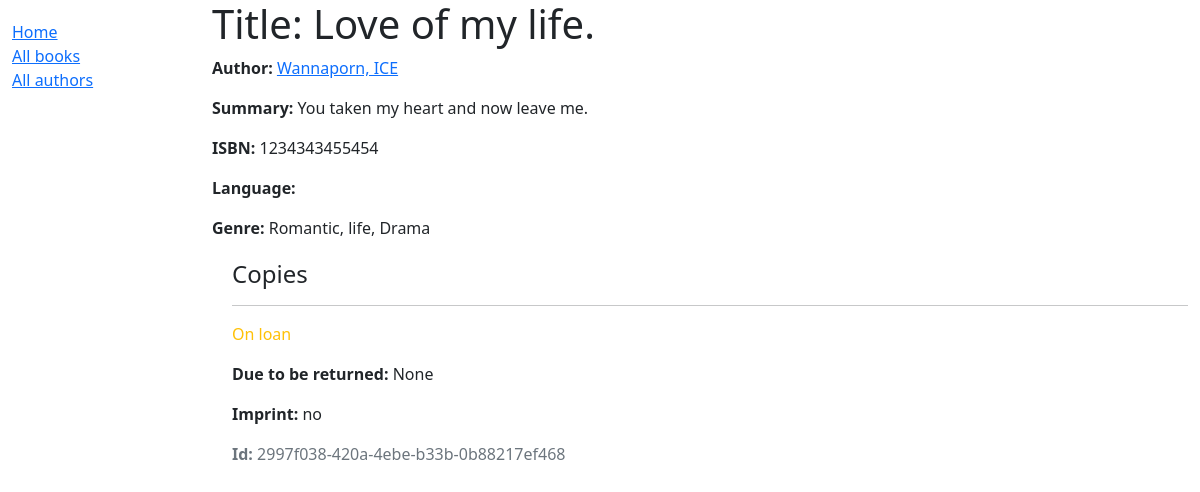
/catalog/books/2, run on an earlier commit of the app's database.
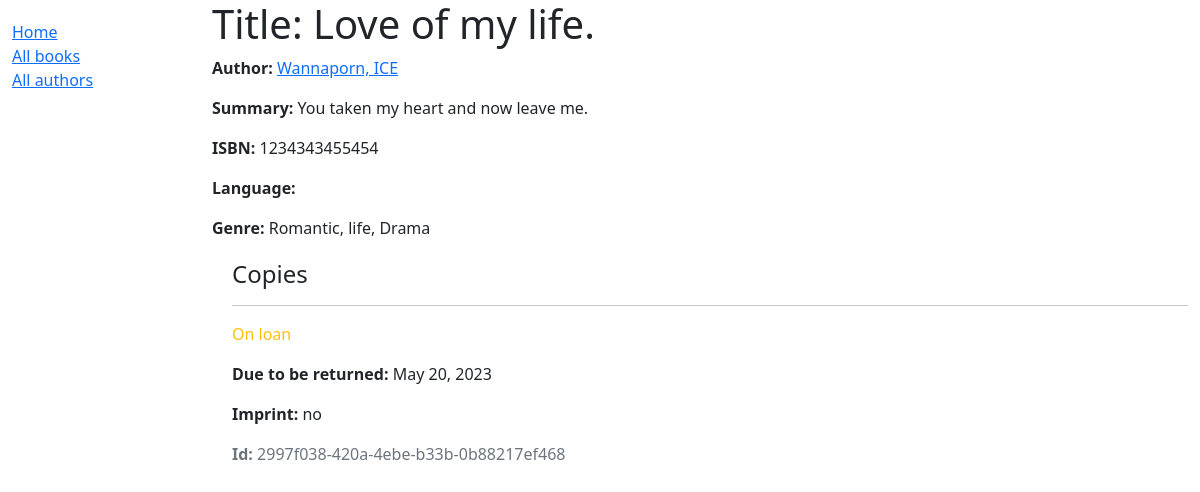
And on a later commit of the database.
### catalog/models.py (models this page shows, shortened)
class Book(models.Model):
    title = models.CharField(max_length=200)
    author = models.ForeignKey('Author', on_delete=models.SET_NULL, null=True)
    summary = models.TextField(max_length=1000, help_text='Enter a brief description of the book')
    isbn = models.CharField('ISBN', max_length=13, unique=True,
                             help_text='13 Character <a href="https://www.isbn-international.org/content/what-isbn">ISBN number</a>')
    genre = models.ManyToManyField(Genre, help_text='Select a genre for this book')
    def display_genre(self):
        """Create a string for the Genre. This is required to display genre in Admin"""
        return ', '.join(genre.name for genre in self.genre.all()[:3])
    display_genre.short_description = 'หมวดหมู่' # short_description เป็นการกำหนดว่าจะให้แสดงชื่ออะไรใน list display admin.

class Author(models.Model):
    first_name = models.CharField(max_length=100)
    last_name = models.CharField(max_length=100)
    date_of_birth = models.DateField(null=True, blank=True)
    date_of_death = models.DateField('Died', null=True, blank=True)
    class Meta:
        ordering = ['last_name', 'first_name']
    def __str__(self):
        return f'{self.last_name}, {self.first_name}'

class Genre(models.Model):
    name = models.CharField(max_length=200, help_text='Enter a book genre (e.g. Science Fiction)')
    def __str__(self):
        return self.name

class BookInstance(models.Model):
    id = models.UUIDField(primary_key=True, default=uuid.uuid4, help_text='Unique ID for this particular book across whole library')
    book = models.ForeignKey('Book', on_delete=models.RESTRICT, null=True)
    imprint = models.CharField(max_length=200)
    due_back = models.DateField(null=True, blank=True)
    LOAN_STATUS = (
        ('m', 'Maintenance'),
        ('o', 'On loan'),
        ('a', 'Available'),
        ('r', 'Reserved'),
    )
    status = models.CharField(
        max_length=1,
        choices=LOAN_STATUS,
        blank=True,
        default='m',
        help_text='Book availability',
    )
    class Meta:
        ordering = ['due_back']

### catalog/views.py (the view)
# urls.py: path('books/<int:pk>',views.BookDetailView.as_view(), name='book-detail'),
class BookDetailView(generic.DetailView):
  model = Book

### catalog/templates/catalog/book_detail.html (shortened to what this page needs)
{% extends "base.html" %}
{% block content %}
  <h1>Title: {{ book.title }}</h1>
  <p><strong>Author:</strong> <a href="">{{ book.author }}</a></p>
  <p><strong>Summary:</strong> {{ book.summary }}</p>
  <p><strong>ISBN:</strong> {{ book.isbn }}</p>
  <p><strong>Language:</strong> {{ book.language }}</p>
  <p><strong>Genre:</strong> {{ book.genre.all|join:", " }}</p>
  <div style="margin-left:20px;margin-top:20px">
    <h4>Copies</h4>
    {% for copy in book.bookinstance_set.all %}
      <hr />
      <p
        class="{% if copy.status == 'a' %}text-success{% elif copy.status == 'm' %}text-danger{% else %}text-warning{% endif %}">
        {{ copy.get_status_display }}
      </p>
      {% if copy.status != 'a' %}
        <p><strong>Due to be returned:</strong> {{ copy.due_back }}</p>
      {% endif %}
      <p><strong>Imprint:</strong> {{ copy.imprint }}</p>
      <p class="text-muted"><strong>Id:</strong> {{ copy.id }}</p>
    {% endfor %}
  </div>
{% endblock %}

### catalog/templates/base.html (shortened to what this page needs)
<!DOCTYPE html>
<html lang="en">
  <head>
    <link
      href="https://cdn.jsdelivr.net/npm/bootstrap@5.1.3/dist/css/bootstrap.min.css"
      rel="stylesheet"
 />
    {% load static %}
    <link rel="stylesheet" href="{% static 'catalog/css/styles.css' %}" />
  </head>
  <body>
    <div class="container-fluid">
      <div class="row">
        <div class="col-sm-2">
          {% block sidebar %}
            <ul class="sidebar-nav">
              <li><a href="{% url 'index' %}">Home</a></li>
              <li><a href="{% url 'books' %}">All books</a></li>
              <li><a href="">All authors</a></li>
            </ul>
          {% endblock %}
        </div>
        <div class="col-sm-10 ">
          {% block content %}
          {% endblock %}
        </div>
      </div>
    </div>
  </body>
</html>

### catalog/static/catalog/css/styles.css (style rules this page uses)
.sidebar-nav { margin-top: 20px; padding: 0; list-style-type: none; list-style-position: inside; }

What changed in the data, as far as the page shows it:
changed BookInstance "On loan": due_back "None" → "May 20, 2023"
